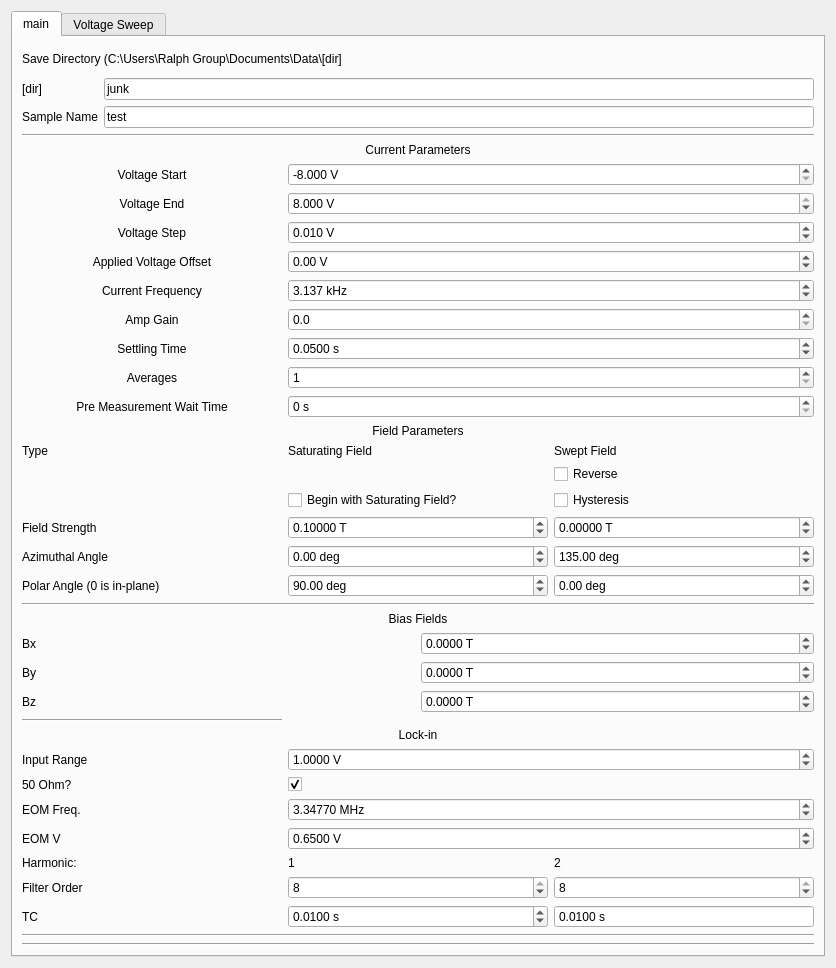
<?xml version="1.0" encoding="UTF-8"?>
<ui version="4.0">
 <class>Form</class>
 <widget class="QWidget" name="Form">
  <property name="geometry">
   <rect>
    <x>0</x>
    <y>0</y>
    <width>836</width>
    <height>968</height>
   </rect>
  </property>
  <property name="windowTitle">
   <string>Form</string>
  </property>
  <layout class="QVBoxLayout" name="verticalLayout">
   <item>
    <widget class="QTabWidget" name="tabWidget">
     <property name="toolTip">
      <string>&lt;html&gt;&lt;head/&gt;&lt;body&gt;&lt;p&gt;Field Parameters&lt;/p&gt;&lt;/body&gt;&lt;/html&gt;</string>
     </property>
     <property name="currentIndex">
      <number>0</number>
     </property>
     <widget class="QWidget" name="tab">
      <attribute name="title">
       <string>main</string>
      </attribute>
      <layout class="QVBoxLayout" name="verticalLayout_10">
       <item>
        <layout class="QGridLayout" name="save_params">
         <item row="4" column="0">
          <widget class="QLabel" name="label_12">
           <property name="enabled">
            <bool>true</bool>
           </property>
           <property name="text">
            <string>Sample Name</string>
           </property>
          </widget>
         </item>
         <item row="4" column="1">
          <widget class="QLineEdit" name="sample_name">
           <property name="text">
            <string>test</string>
           </property>
           <property name="placeholderText">
            <string>test</string>
           </property>
          </widget>
         </item>
         <item row="0" column="0" colspan="2">
          <widget class="QLabel" name="label_8">
           <property name="text">
            <string>Save Directory (C:\Users\Ralph Group\Documents\Data\[dir]</string>
           </property>
           <property name="wordWrap">
            <bool>true</bool>
           </property>
          </widget>
         </item>
         <item row="3" column="0">
          <widget class="QLabel" name="label_22">
           <property name="text">
            <string>[dir]</string>
           </property>
          </widget>
         </item>
         <item row="3" column="1">
          <widget class="QLineEdit" name="save_dir">
           <property name="text">
            <string>junk</string>
           </property>
          </widget>
         </item>
        </layout>
       </item>
       <item>
        <widget class="Line" name="line_3">
         <property name="orientation">
          <enum>Qt::Horizontal</enum>
         </property>
        </widget>
       </item>
       <item>
        <layout class="QGridLayout" name="lockin_params">
         <item row="12" column="0">
          <widget class="QLabel" name="label_35">
           <property name="text">
            <string>Averages</string>
           </property>
           <property name="alignment">
            <set>Qt::AlignCenter</set>
           </property>
          </widget>
         </item>
         <item row="0" column="0" colspan="3">
          <widget class="QLabel" name="label_7">
           <property name="text">
            <string>Current Parameters</string>
           </property>
           <property name="alignment">
            <set>Qt::AlignCenter</set>
           </property>
          </widget>
         </item>
         <item row="13" column="1" colspan="2">
          <widget class="QDoubleSpinBox" name="wait">
           <property name="suffix">
            <string> s</string>
           </property>
           <property name="decimals">
            <number>0</number>
           </property>
           <property name="maximum">
            <double>9999999.000000000000000</double>
           </property>
          </widget>
         </item>
         <item row="22" column="0">
          <widget class="QLabel" name="label_16">
           <property name="text">
            <string>Azimuthal Angle</string>
           </property>
          </widget>
         </item>
         <item row="16" column="0" colspan="3">
          <widget class="QLabel" name="label_10">
           <property name="text">
            <string>Field Parameters</string>
           </property>
           <property name="alignment">
            <set>Qt::AlignCenter</set>
           </property>
          </widget>
         </item>
         <item row="12" column="1" colspan="2">
          <widget class="QSpinBox" name="avgs">
           <property name="minimum">
            <number>1</number>
           </property>
          </widget>
         </item>
         <item row="11" column="1" colspan="2">
          <widget class="QDoubleSpinBox" name="settling">
           <property name="suffix">
            <string> s</string>
           </property>
           <property name="decimals">
            <number>4</number>
           </property>
           <property name="maximum">
            <double>9999999.000000000000000</double>
           </property>
           <property name="value">
            <double>0.050000000000000</double>
           </property>
          </widget>
         </item>
         <item row="11" column="0">
          <widget class="QLabel" name="label_20">
           <property name="text">
            <string>Settling Time</string>
           </property>
           <property name="alignment">
            <set>Qt::AlignCenter</set>
           </property>
          </widget>
         </item>
         <item row="21" column="0">
          <widget class="QLabel" name="label_18">
           <property name="text">
            <string>Field Strength</string>
           </property>
          </widget>
         </item>
         <item row="23" column="1">
          <widget class="QDoubleSpinBox" name="saturating_field_polar">
           <property name="suffix">
            <string> deg</string>
           </property>
           <property name="minimum">
            <double>-180.000000000000000</double>
           </property>
           <property name="maximum">
            <double>180.000000000000000</double>
           </property>
           <property name="value">
            <double>90.000000000000000</double>
           </property>
          </widget>
         </item>
         <item row="21" column="1">
          <widget class="QDoubleSpinBox" name="saturating_field">
           <property name="suffix">
            <string> T</string>
           </property>
           <property name="decimals">
            <number>5</number>
           </property>
           <property name="minimum">
            <double>-0.280000000000000</double>
           </property>
           <property name="maximum">
            <double>0.280000000000000</double>
           </property>
           <property name="singleStep">
            <double>0.001000000000000</double>
           </property>
           <property name="value">
            <double>0.100000000000000</double>
           </property>
          </widget>
         </item>
         <item row="22" column="2">
          <widget class="QDoubleSpinBox" name="field_azimuth">
           <property name="suffix">
            <string> deg</string>
           </property>
           <property name="minimum">
            <double>-170.000000000000000</double>
           </property>
           <property name="maximum">
            <double>170.000000000000000</double>
           </property>
           <property name="value">
            <double>135.000000000000000</double>
           </property>
          </widget>
         </item>
         <item row="9" column="0">
          <widget class="QLabel" name="label_9">
           <property name="text">
            <string>Current Frequency</string>
           </property>
           <property name="alignment">
            <set>Qt::AlignCenter</set>
           </property>
          </widget>
         </item>
         <item row="23" column="2">
          <widget class="QDoubleSpinBox" name="field_polar">
           <property name="suffix">
            <string> deg</string>
           </property>
           <property name="minimum">
            <double>-180.000000000000000</double>
           </property>
           <property name="maximum">
            <double>180.000000000000000</double>
           </property>
          </widget>
         </item>
         <item row="23" column="0">
          <widget class="QLabel" name="label_19">
           <property name="text">
            <string>Polar Angle (0 is in-plane)</string>
           </property>
          </widget>
         </item>
         <item row="21" column="2">
          <widget class="QDoubleSpinBox" name="field_strength">
           <property name="suffix">
            <string> T</string>
           </property>
           <property name="decimals">
            <number>5</number>
           </property>
           <property name="minimum">
            <double>-0.280000000000000</double>
           </property>
           <property name="maximum">
            <double>0.280000000000000</double>
           </property>
           <property name="singleStep">
            <double>0.001000000000000</double>
           </property>
           <property name="value">
            <double>0.000000000000000</double>
           </property>
          </widget>
         </item>
         <item row="17" column="0">
          <widget class="QLabel" name="label_21">
           <property name="text">
            <string>Type</string>
           </property>
          </widget>
         </item>
         <item row="17" column="2">
          <widget class="QLabel" name="label_11">
           <property name="text">
            <string>Swept Field</string>
           </property>
          </widget>
         </item>
         <item row="22" column="1">
          <widget class="QDoubleSpinBox" name="saturating_field_azimuth">
           <property name="suffix">
            <string> deg</string>
           </property>
           <property name="minimum">
            <double>-170.000000000000000</double>
           </property>
           <property name="maximum">
            <double>170.000000000000000</double>
           </property>
          </widget>
         </item>
         <item row="1" column="1" colspan="2">
          <widget class="QDoubleSpinBox" name="applied_voltage_start">
           <property name="suffix">
            <string> V</string>
           </property>
           <property name="decimals">
            <number>3</number>
           </property>
           <property name="minimum">
            <double>-8.000000000000000</double>
           </property>
           <property name="maximum">
            <double>8.000000000000000</double>
           </property>
           <property name="singleStep">
            <double>0.001000000000000</double>
           </property>
           <property name="value">
            <double>-8.000000000000000</double>
           </property>
          </widget>
         </item>
         <item row="17" column="1">
          <widget class="QLabel" name="label_6">
           <property name="text">
            <string>Saturating Field</string>
           </property>
          </widget>
         </item>
         <item row="19" column="1">
          <widget class="QCheckBox" name="saturate">
           <property name="text">
            <string>Begin with Saturating Field?</string>
           </property>
          </widget>
         </item>
         <item row="13" column="0">
          <widget class="QLabel" name="label_31">
           <property name="text">
            <string>Pre Measurement Wait Time</string>
           </property>
           <property name="alignment">
            <set>Qt::AlignCenter</set>
           </property>
          </widget>
         </item>
         <item row="9" column="1" colspan="2">
          <widget class="QDoubleSpinBox" name="current_frequency">
           <property name="suffix">
            <string> kHz</string>
           </property>
           <property name="decimals">
            <number>3</number>
           </property>
           <property name="maximum">
            <double>1000.000000000000000</double>
           </property>
           <property name="value">
            <double>3.137000000000000</double>
           </property>
          </widget>
         </item>
         <item row="10" column="0">
          <widget class="QLabel" name="label_30">
           <property name="text">
            <string>Amp Gain</string>
           </property>
           <property name="alignment">
            <set>Qt::AlignCenter</set>
           </property>
          </widget>
         </item>
         <item row="1" column="0">
          <widget class="QLabel" name="label_3">
           <property name="text">
            <string>Voltage Start</string>
           </property>
           <property name="alignment">
            <set>Qt::AlignCenter</set>
           </property>
          </widget>
         </item>
         <item row="5" column="0">
          <widget class="QLabel" name="label_36">
           <property name="text">
            <string>Applied Voltage Offset</string>
           </property>
           <property name="alignment">
            <set>Qt::AlignCenter</set>
           </property>
          </widget>
         </item>
         <item row="10" column="1" colspan="2">
          <widget class="QDoubleSpinBox" name="amp_gain">
           <property name="suffix">
            <string/>
           </property>
           <property name="decimals">
            <number>1</number>
           </property>
           <property name="minimum">
            <double>0.000000000000000</double>
           </property>
           <property name="maximum">
            <double>50000.000000000000000</double>
           </property>
          </widget>
         </item>
         <item row="5" column="1" colspan="2">
          <widget class="QDoubleSpinBox" name="applied_voltage_offset">
           <property name="suffix">
            <string> V</string>
           </property>
           <property name="minimum">
            <double>-8.000000000000000</double>
           </property>
           <property name="maximum">
            <double>8.000000000000000</double>
           </property>
           <property name="singleStep">
            <double>0.010000000000000</double>
           </property>
          </widget>
         </item>
         <item row="3" column="0">
          <widget class="QLabel" name="label_37">
           <property name="text">
            <string>Voltage Step</string>
           </property>
           <property name="alignment">
            <set>Qt::AlignCenter</set>
           </property>
          </widget>
         </item>
         <item row="2" column="0">
          <widget class="QLabel" name="label_2">
           <property name="text">
            <string>Voltage End</string>
           </property>
           <property name="alignment">
            <set>Qt::AlignCenter</set>
           </property>
          </widget>
         </item>
         <item row="2" column="1" colspan="2">
          <widget class="QDoubleSpinBox" name="applied_voltage_end">
           <property name="suffix">
            <string> V</string>
           </property>
           <property name="decimals">
            <number>3</number>
           </property>
           <property name="minimum">
            <double>-8.000000000000000</double>
           </property>
           <property name="maximum">
            <double>8.000000000000000</double>
           </property>
           <property name="singleStep">
            <double>0.001000000000000</double>
           </property>
           <property name="value">
            <double>8.000000000000000</double>
           </property>
          </widget>
         </item>
         <item row="3" column="1" colspan="2">
          <widget class="QDoubleSpinBox" name="applied_voltage_step">
           <property name="prefix">
            <string/>
           </property>
           <property name="suffix">
            <string> V</string>
           </property>
           <property name="decimals">
            <number>3</number>
           </property>
           <property name="minimum">
            <double>-8.000000000000000</double>
           </property>
           <property name="maximum">
            <double>8.000000000000000</double>
           </property>
           <property name="singleStep">
            <double>0.001000000000000</double>
           </property>
           <property name="value">
            <double>0.010000000000000</double>
           </property>
          </widget>
         </item>
         <item row="19" column="2">
          <widget class="QCheckBox" name="hysteresis">
           <property name="text">
            <string>Hysteresis</string>
           </property>
          </widget>
         </item>
         <item row="18" column="2">
          <widget class="QCheckBox" name="reverse">
           <property name="text">
            <string>Reverse</string>
           </property>
          </widget>
         </item>
        </layout>
       </item>
       <item>
        <widget class="Line" name="line_2">
         <property name="orientation">
          <enum>Qt::Horizontal</enum>
         </property>
        </widget>
       </item>
       <item>
        <layout class="QGridLayout" name="gridLayout">
         <item row="1" column="0">
          <widget class="QLabel" name="label_23">
           <property name="text">
            <string>Bx</string>
           </property>
          </widget>
         </item>
         <item row="2" column="0">
          <widget class="QLabel" name="label_24">
           <property name="text">
            <string>By</string>
           </property>
          </widget>
         </item>
         <item row="3" column="0">
          <widget class="QLabel" name="label_29">
           <property name="text">
            <string>Bz</string>
           </property>
          </widget>
         </item>
         <item row="1" column="1">
          <widget class="QDoubleSpinBox" name="bias_field_x">
           <property name="suffix">
            <string> T</string>
           </property>
           <property name="decimals">
            <number>4</number>
           </property>
           <property name="minimum">
            <double>-0.280000000000000</double>
           </property>
           <property name="maximum">
            <double>0.280000000000000</double>
           </property>
          </widget>
         </item>
         <item row="2" column="1">
          <widget class="QDoubleSpinBox" name="bias_field_y">
           <property name="suffix">
            <string> T</string>
           </property>
           <property name="decimals">
            <number>4</number>
           </property>
           <property name="minimum">
            <double>-0.280000000000000</double>
           </property>
           <property name="maximum">
            <double>0.280000000000000</double>
           </property>
          </widget>
         </item>
         <item row="3" column="1">
          <widget class="QDoubleSpinBox" name="bias_field_z">
           <property name="suffix">
            <string> T</string>
           </property>
           <property name="decimals">
            <number>4</number>
           </property>
           <property name="minimum">
            <double>-0.150000000000000</double>
           </property>
           <property name="maximum">
            <double>0.150000000000000</double>
           </property>
          </widget>
         </item>
         <item row="0" column="0" colspan="2">
          <widget class="QLabel" name="label_28">
           <property name="text">
            <string>Bias Fields</string>
           </property>
           <property name="alignment">
            <set>Qt::AlignCenter</set>
           </property>
          </widget>
         </item>
        </layout>
       </item>
       <item>
        <layout class="QGridLayout" name="field_params">
         <item row="8" column="1">
          <widget class="QSpinBox" name="first_harm_order">
           <property name="minimum">
            <number>1</number>
           </property>
           <property name="maximum">
            <number>8</number>
           </property>
           <property name="value">
            <number>8</number>
           </property>
          </widget>
         </item>
         <item row="8" column="2">
          <widget class="QSpinBox" name="second_harm_order">
           <property name="minimum">
            <number>1</number>
           </property>
           <property name="maximum">
            <number>8</number>
           </property>
           <property name="value">
            <number>8</number>
           </property>
          </widget>
         </item>
         <item row="7" column="0">
          <widget class="QLabel" name="label_14">
           <property name="text">
            <string>Harmonic:</string>
           </property>
          </widget>
         </item>
         <item row="7" column="2">
          <widget class="QLabel" name="label_13">
           <property name="text">
            <string>2</string>
           </property>
          </widget>
         </item>
         <item row="9" column="0">
          <widget class="QLabel" name="label_5">
           <property name="text">
            <string>TC</string>
           </property>
          </widget>
         </item>
         <item row="9" column="2">
          <widget class="QDoubleSpinBox" name="second_harm_tc">
           <property name="buttonSymbols">
            <enum>QAbstractSpinBox::NoButtons</enum>
           </property>
           <property name="suffix">
            <string> s</string>
           </property>
           <property name="decimals">
            <number>4</number>
           </property>
           <property name="minimum">
            <double>0.000000000000000</double>
           </property>
           <property name="maximum">
            <double>50.000000000000000</double>
           </property>
           <property name="singleStep">
            <double>0.000010000000000</double>
           </property>
           <property name="value">
            <double>0.010000000000000</double>
           </property>
          </widget>
         </item>
         <item row="9" column="1">
          <widget class="QDoubleSpinBox" name="first_harm_tc">
           <property name="suffix">
            <string> s</string>
           </property>
           <property name="decimals">
            <number>4</number>
           </property>
           <property name="maximum">
            <double>50.000000000000000</double>
           </property>
           <property name="value">
            <double>0.010000000000000</double>
           </property>
          </widget>
         </item>
         <item row="8" column="0">
          <widget class="QLabel" name="label_17">
           <property name="text">
            <string>Filter Order</string>
           </property>
          </widget>
         </item>
         <item row="7" column="1">
          <widget class="QLabel" name="label_4">
           <property name="text">
            <string>1</string>
           </property>
          </widget>
         </item>
         <item row="4" column="0">
          <widget class="QLabel" name="label_25">
           <property name="text">
            <string>50 Ohm?</string>
           </property>
          </widget>
         </item>
         <item row="6" column="0">
          <widget class="QLabel" name="label_15">
           <property name="text">
            <string>EOM V</string>
           </property>
          </widget>
         </item>
         <item row="3" column="1" colspan="2">
          <widget class="QDoubleSpinBox" name="input_range">
           <property name="suffix">
            <string> V</string>
           </property>
           <property name="decimals">
            <number>4</number>
           </property>
           <property name="value">
            <double>1.000000000000000</double>
           </property>
          </widget>
         </item>
         <item row="5" column="0">
          <widget class="QLabel" name="label_27">
           <property name="text">
            <string>EOM Freq.</string>
           </property>
          </widget>
         </item>
         <item row="3" column="0">
          <widget class="QLabel" name="label_26">
           <property name="text">
            <string>Input Range</string>
           </property>
          </widget>
         </item>
         <item row="1" column="0" colspan="3">
          <widget class="QLabel" name="label">
           <property name="text">
            <string>Lock-in</string>
           </property>
           <property name="alignment">
            <set>Qt::AlignCenter</set>
           </property>
          </widget>
         </item>
         <item row="6" column="1" colspan="2">
          <widget class="QDoubleSpinBox" name="eom_voltage">
           <property name="suffix">
            <string> V</string>
           </property>
           <property name="decimals">
            <number>4</number>
           </property>
           <property name="value">
            <double>0.650000000000000</double>
           </property>
          </widget>
         </item>
         <item row="4" column="1" colspan="2">
          <widget class="QCheckBox" name="imp50">
           <property name="text">
            <string/>
           </property>
           <property name="checked">
            <bool>true</bool>
           </property>
           <property name="tristate">
            <bool>false</bool>
           </property>
          </widget>
         </item>
         <item row="5" column="1" colspan="2">
          <widget class="QDoubleSpinBox" name="f_eom">
           <property name="suffix">
            <string> MHz</string>
           </property>
           <property name="decimals">
            <number>5</number>
           </property>
           <property name="value">
            <double>3.347700000000000</double>
           </property>
          </widget>
         </item>
         <item row="0" column="0">
          <widget class="Line" name="line_4">
           <property name="orientation">
            <enum>Qt::Horizontal</enum>
           </property>
          </widget>
         </item>
        </layout>
       </item>
       <item>
        <widget class="Line" name="line">
         <property name="orientation">
          <enum>Qt::Horizontal</enum>
         </property>
        </widget>
       </item>
       <item>
        <widget class="Line" name="line_5">
         <property name="orientation">
          <enum>Qt::Horizontal</enum>
         </property>
        </widget>
       </item>
      </layout>
     </widget>
     <widget class="QWidget" name="tab_2">
      <attribute name="title">
       <string>Voltage Sweep</string>
      </attribute>
      <widget class="QWidget" name="gridLayoutWidget">
       <property name="geometry">
        <rect>
         <x>0</x>
         <y>0</y>
         <width>331</width>
         <height>191</height>
        </rect>
       </property>
       <layout class="QGridLayout" name="gridLayout_2">
        <item row="3" column="0">
         <widget class="QLabel" name="label_32">
          <property name="text">
           <string>Voltage stop</string>
          </property>
         </widget>
        </item>
        <item row="1" column="0">
         <widget class="QLabel" name="label_33">
          <property name="text">
           <string>Voltage Start</string>
          </property>
         </widget>
        </item>
        <item row="4" column="0">
         <widget class="QLabel" name="label_34">
          <property name="text">
           <string>Voltage Step</string>
          </property>
         </widget>
        </item>
        <item row="1" column="1">
         <widget class="QDoubleSpinBox" name="voltage_min">
          <property name="suffix">
           <string> V (rms)</string>
          </property>
          <property name="decimals">
           <number>3</number>
          </property>
          <property name="maximum">
           <double>8.000000000000000</double>
          </property>
          <property name="value">
           <double>1.000000000000000</double>
          </property>
         </widget>
        </item>
        <item row="3" column="1">
         <widget class="QDoubleSpinBox" name="voltage_max">
          <property name="suffix">
           <string> V (rms)</string>
          </property>
          <property name="decimals">
           <number>3</number>
          </property>
          <property name="maximum">
           <double>8.000000000000000</double>
          </property>
          <property name="value">
           <double>7.000000000000000</double>
          </property>
         </widget>
        </item>
        <item row="4" column="1">
         <widget class="QDoubleSpinBox" name="voltage_step">
          <property name="suffix">
           <string> V (rms)</string>
          </property>
          <property name="decimals">
           <number>3</number>
          </property>
          <property name="maximum">
           <double>8.000000000000000</double>
          </property>
          <property name="value">
           <double>0.500000000000000</double>
          </property>
         </widget>
        </item>
        <item row="0" column="0">
         <widget class="QCheckBox" name="do_voltage_sweep">
          <property name="text">
           <string>Do Voltage Sweep?</string>
          </property>
         </widget>
        </item>
       </layout>
      </widget>
     </widget>
    </widget>
   </item>
  </layout>
 </widget>
 <resources/>
 <connections/>
</ui>
